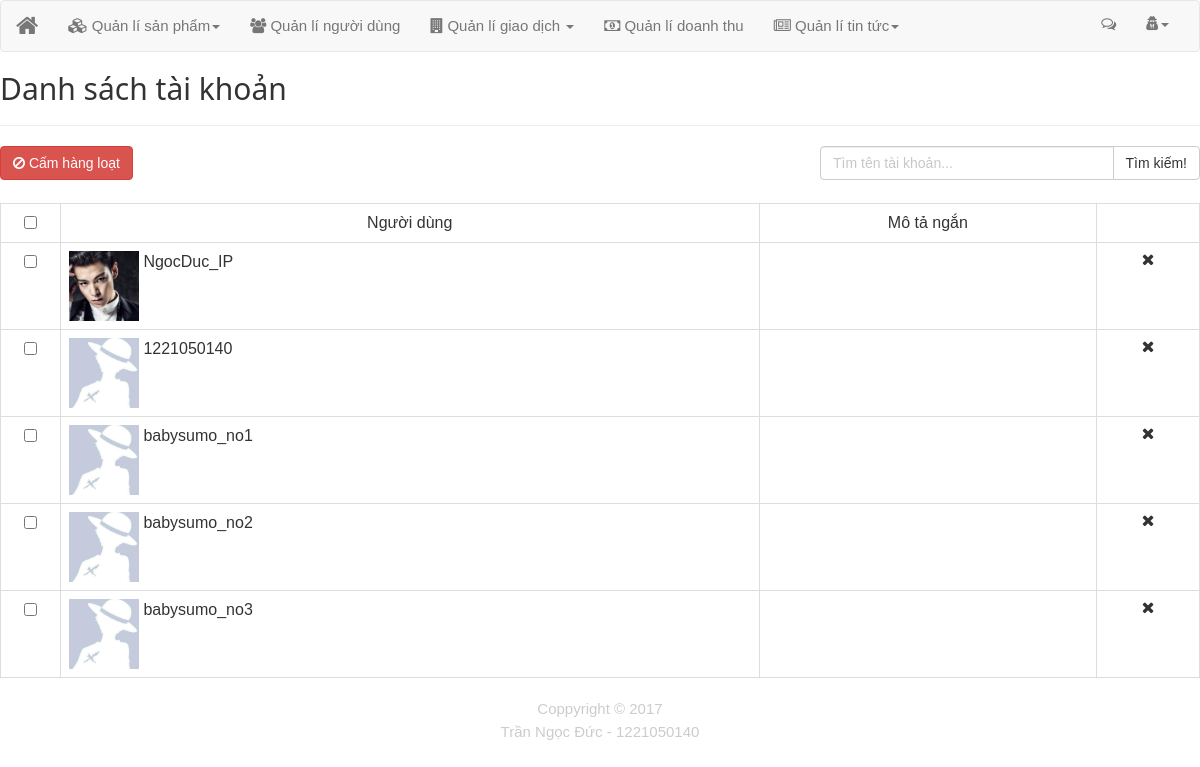
The app's page /index.php/admin/user with its own data.
### tables this page shows
CREATE TABLE `tb_user` (
  `id_user` int(11) NOT NULL,
  `phone` varchar(13) NOT NULL,
  `account` varchar(30) NOT NULL,
  `name` varchar(50) NOT NULL,
  `password` varchar(100) NOT NULL,
  `discribe` text NOT NULL,
  `img` varchar(50) NOT NULL,
  `follow` int(11) NOT NULL,
  `active` int(11) NOT NULL
);

### application/controllers/admin/User.php (called while the page is built)
<?php
class User extends CI_Controller
{
	function index(){
		$data = array();
		$user = $this->User_models->getall();
		if($user){
			$data['user'] = $user;
		}
		$this->load->view('admin/user',$data);
	}
}
 ?>

### index.php (called while the page is built, shortened)
<?php
require_once BASEPATH.'core/CodeIgniter.php';

### application/models/User_models.php (called while the page is built, shortened)
<?php
class User_models extends CI_Model{
    function getall(){
        $query = $this->db->get('tb_user');
        if($query->num_rows() > 0){
            return $query->result();
        }else return false;
    }
}
?>

### application/views/admin/user.php (the view, shortened to what this page needs)
<?php
include'header.php';
 ?>
<section class="max">
	<h2>Danh sách tài khoản</h2>
	<hr>
	<?php
	echo form_open();
	 ?>
	<div class="row">
	 	<div class="col-md-8 col-sm-6 col-xs-12">
		 	<buttom type="submit" class="btn btn-danger">
		 		<i class="fa fa-ban"></i> Cấm hàng loạt
		 	</buttom>
		</div>
		<div class="col-md-4 col-sm-6 col-xs-12">
			<div class="input-group">
		      <input type="text" class="form-control" placeholder="Tìm tên tài khoản...">
		      <span class="input-group-btn">
		        <button class="btn btn-default" type="button">Tìm kiếm!</button>
		      </span>
		    </div>
		</div>
	</div>
	<br>
	<table class="table table-bordered table-hover">
		<tr class="text-center">
			<td style="width:5%">
				<input type="checkbox" class="check" id="checkAll">
			</td>
			<td>
				Người dùng
			</td>
			<td>
				Mô tả ngắn
			</td>
			<td></td>
		</tr>
		<?php
		if($user){
			foreach ($user as $key) {
			 ?>
		<tr>
			<td class="text-center">
				<input type="checkbox" class="check" value="<?php echo $key->id_user ?>">
			</td>
			<td>
				<div class="avatar1" style="background:url('<?php echo base_url() ?>/public/img/user/avatar/<?php echo $key->img ?>') center; background-size: cover;margin:0; padding: 0"></div>
                &nbsp;<a href="#"><?php echo $key->name?></a>
			</td>
			<td>
				<div style="height:70px;overflow-x: hidden">
				</div>
			</td>
			<td class="text-center">
				<a href=""><i class="fa fa-remove"></i></a>
			</td>
		</tr>
		<?php
			}
		}
		 ?>
	</table>
	<?php
	echo form_close();
	 ?>
</section>
 <?php
include'footer.php';
  ?>

### public/style/css/w3school.css (style rules this page uses)
html { box-sizing:border-box }
*,*:before,*:after { box-sizing:inherit }
html { -ms-text-size-adjust:100%;-webkit-text-size-adjust:100% }
body { margin:0 }
article,aside,details,figcaption,figure,footer,header,main,menu,nav,section,summary { display:block }
a { background-color:transparent;-webkit-text-decoration-skip:objects }
hr { box-sizing:content-box;height:0;overflow:visible }
button,input,select,textarea { font:inherit;margin:0 }
button,input { overflow:visible }
button,select { text-transform:none }
button,html [type=button],[type=reset],[type=submit] { -webkit-appearance:button }
[type=checkbox],[type=radio] { padding:0 }
html,body { font-family:Verdana,sans-serif;font-size:15px;line-height:1.5 }
html { overflow-x:hidden }
h1,h2,h3,h4,h5,h6,.w3-slim,.w3-wide { font-family:"Segoe UI",Arial,sans-serif }
h2 { font-size:30px }
h1,h2,h3,h4,h5,h6 { font-weight:400;margin:10px 0 }
hr { border:0;border-top:1px solid #eee;margin:20px 0 }
a { color:inherit }

### public/style/css/style.css (style rules this page uses)
body { width: 100%; margin:0 auto; }
.max { max-width: 1200px; margin: 0 auto; }
.avatar1 { width: 70px; height: 70px; float: left; }

### records on screen
tb_user: img (picture), name "NgocDuc_IP"
tb_user: img (placeholder picture), name "1221050140"
tb_user: img (placeholder picture), name "babysumo_no1"
tb_user: img (placeholder picture), name "babysumo_no2"
tb_user: img (placeholder picture), name "babysumo_no3"
